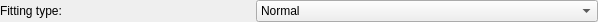
<?xml version="1.0" encoding="UTF-8"?>
<ui version="4.0">
 <class>tf_asymmetry_mode_switcher_widget</class>
 <widget class="QWidget" name="tf_asymmetry_mode_switcher_widget">
  <property name="geometry">
   <rect>
    <x>0</x>
    <y>0</y>
    <width>598</width>
    <height>20</height>
   </rect>
  </property>
  <property name="windowTitle">
   <string>Form</string>
  </property>
  <layout class="QHBoxLayout" name="horizontalLayout">
   <property name="leftMargin">
    <number>0</number>
   </property>
   <property name="topMargin">
    <number>0</number>
   </property>
   <property name="rightMargin">
    <number>0</number>
   </property>
   <property name="bottomMargin">
    <number>0</number>
   </property>
   <item>
    <widget class="QLabel" name="fitting_type_label">
     <property name="minimumSize">
      <size>
       <width>250</width>
       <height>0</height>
      </size>
     </property>
     <property name="maximumSize">
      <size>
       <width>250</width>
       <height>16777215</height>
      </size>
     </property>
     <property name="text">
      <string>Fitting type:</string>
     </property>
    </widget>
   </item>
   <item>
    <widget class="QComboBox" name="fitting_type_combo_box">
     <item>
      <property name="text">
       <string>Normal</string>
      </property>
     </item>
     <item>
      <property name="text">
       <string>TF Asymmetry</string>
      </property>
     </item>
    </widget>
   </item>
  </layout>
 </widget>
 <resources/>
 <connections/>
</ui>
